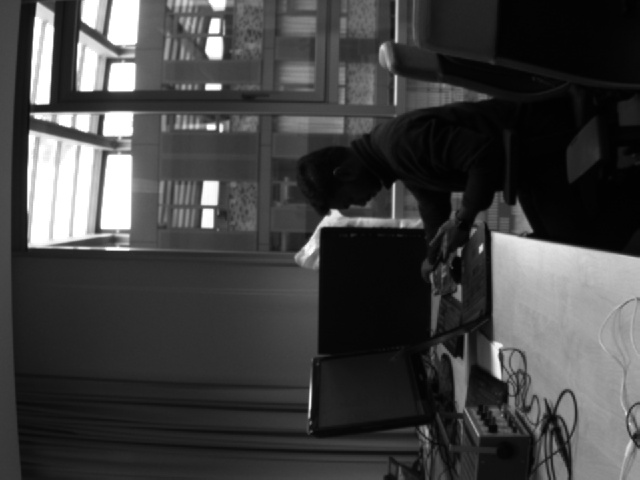
#> input picture frame.jpg, 640 x 480 px, found by its file name
$ python edge_detection.py
#> lines starting #> are read from the running program, lines starting #| are printed output that depends on the picture
import numpy as np
import cv2 as cv
from matplotlib import pyplot as plt
img = cv.imread('frame.jpg',0)
#> img is the input picture: shape (480, 640); min 0, max 255, mean 65.7
edges = cv.Canny(img,100,200)
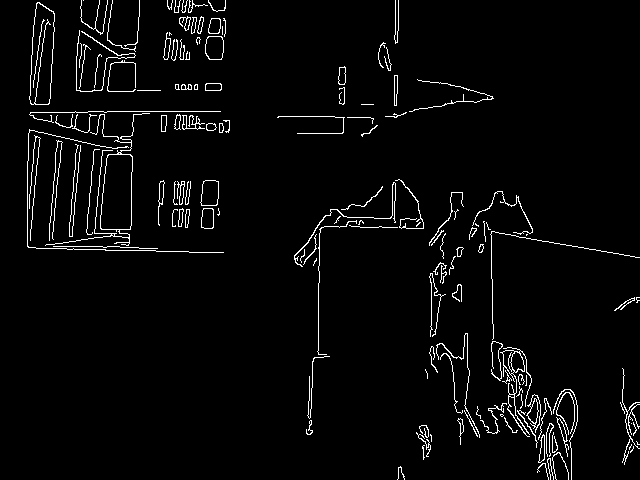
#> edges: shape (480, 640); 3.3% white in thin lines or dots
edges1 = cv.Canny(img,0,100)
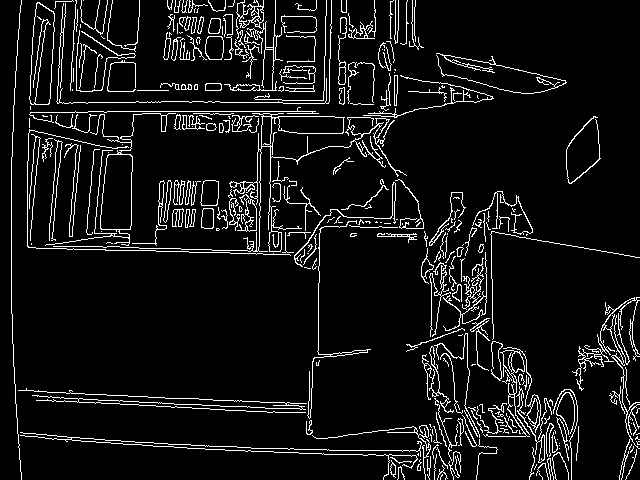
#> edges1: shape (480, 640); 7.8% white in thin lines or dots
edges2 = cv.Canny(img,0,30)
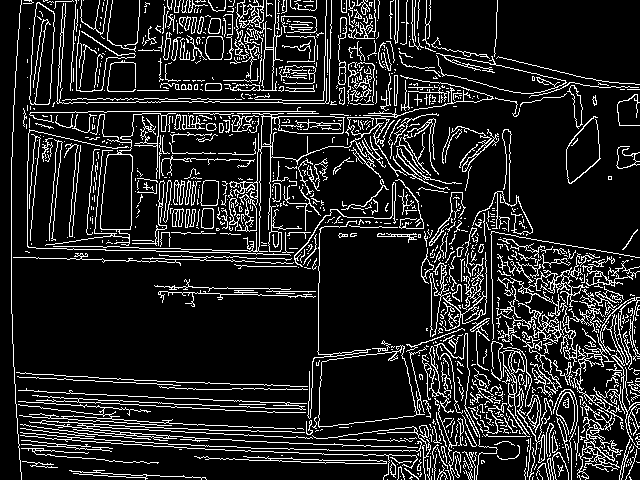
#> edges2: shape (480, 640); 14% white in thin lines or dots
plt.subplot(221),plt.imshow(img,cmap = 'gray')
plt.title('Original Image'), plt.xticks([]), plt.yticks([])
plt.subplot(222),plt.imshow(edges,cmap = 'gray')
plt.title('Edge Image'), plt.xticks([]), plt.yticks([])
plt.subplot(223),plt.imshow(edges1,cmap = 'gray')
plt.title('Edge Image1'), plt.xticks([]), plt.yticks([])
plt.subplot(224),plt.imshow(edges2,cmap = 'gray')
plt.title('Edge Image2'), plt.xticks([]), plt.yticks([])
plt.show()
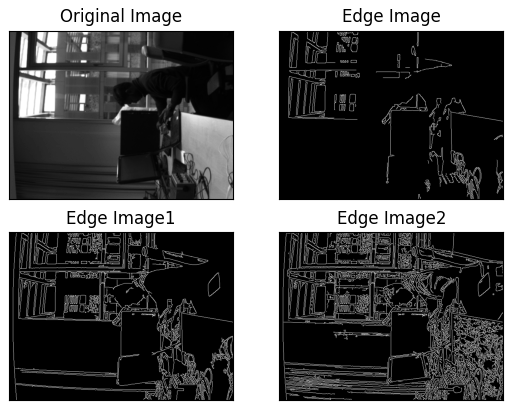
#> figure drawn by matplotlib, 4 panels

$ run again, with Cam1_Frm1 - Copy.jpg copied over frame.jpg
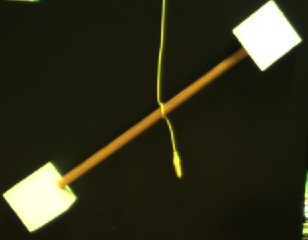
#> input picture Cam1_Frm1 - Copy.jpg, 308 x 240 px, found by its file name
#> `edges = cv.Canny(img,100,200)`:
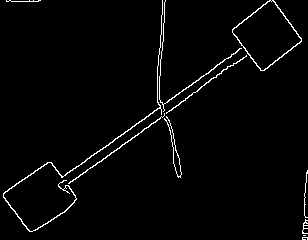
#> edges: shape (240, 308); 2.3% white in thin lines or dots
#> edges1: shape (240, 308); 2.3% white in thin lines or dots
#> edges2: shape (240, 308); 2.9% white in thin lines or dots
#> `plt.show()`:
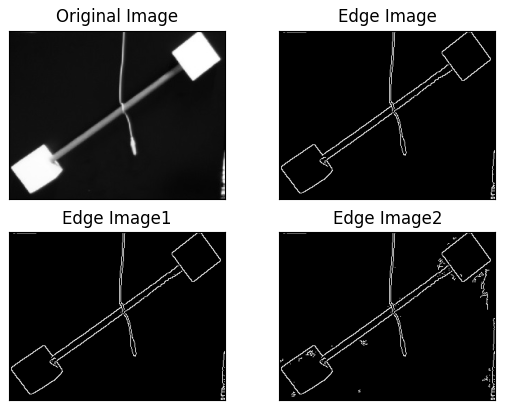
#> figure drawn by matplotlib, 4 panels

$ run again, with Cam1_Frm1.jpg copied over frame.jpg
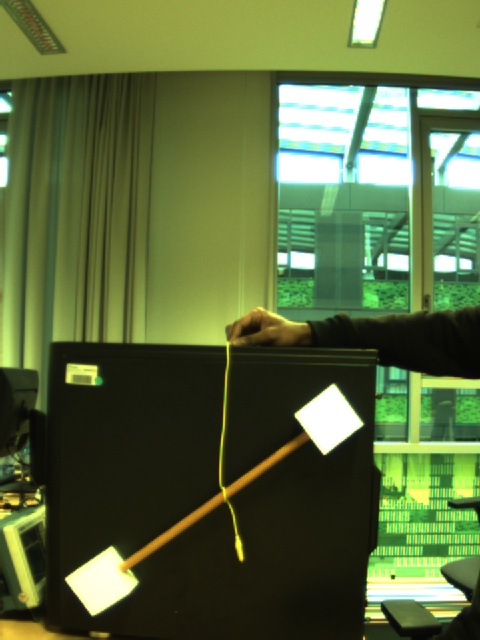
#> input picture Cam1_Frm1.jpg, 480 x 640 px, found by its file name
#> `edges = cv.Canny(img,100,200)`:
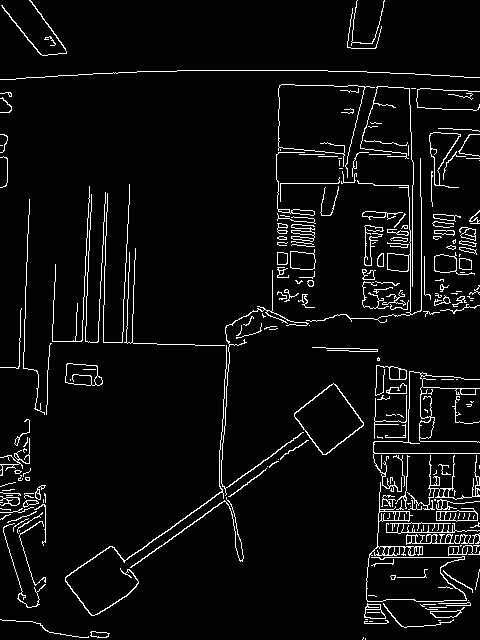
#> edges: shape (640, 480); 5.1% white in thin lines or dots
#> edges1: shape (640, 480); 8.5% white in thin lines or dots
#> `edges2 = cv.Canny(img,0,30)`:
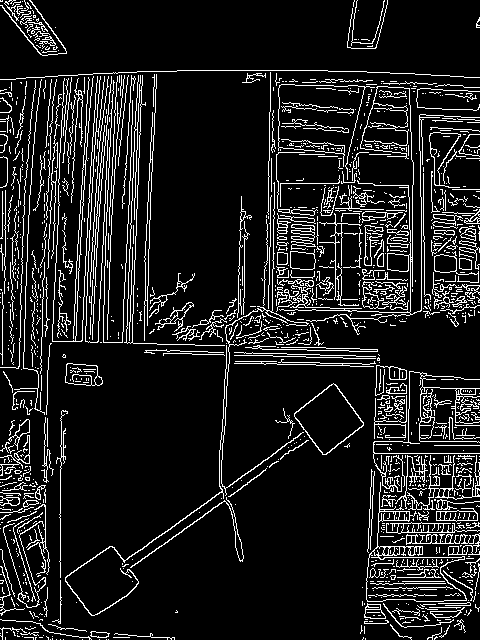
#> edges2: shape (640, 480); 11.5% white in thin lines or dots
